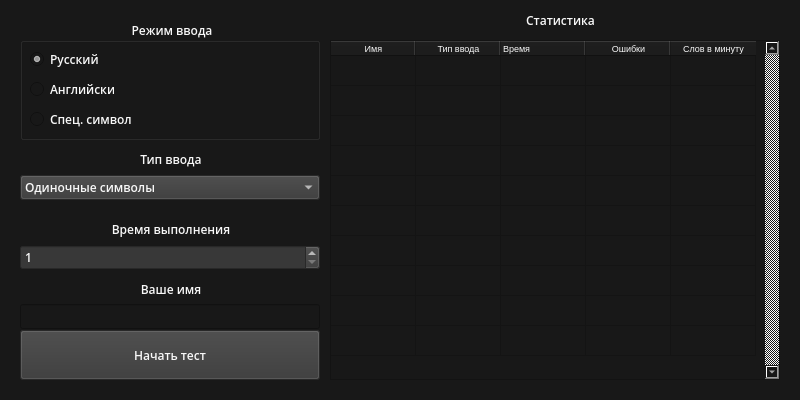
<?xml version="1.0" encoding="UTF-8"?>
<ui version="4.0">
 <class>MenuWidget</class>
 <widget class="QWidget" name="MenuWidget">
  <property name="geometry">
   <rect>
    <x>0</x>
    <y>0</y>
    <width>800</width>
    <height>400</height>
   </rect>
  </property>
  <property name="minimumSize">
   <size>
    <width>800</width>
    <height>400</height>
   </size>
  </property>
  <property name="maximumSize">
   <size>
    <width>800</width>
    <height>400</height>
   </size>
  </property>
  <property name="font">
   <font>
    <family>MS Shell Dlg 2</family>
   </font>
  </property>
  <property name="windowTitle">
   <string>KeyBoard-Typer</string>
  </property>
  <property name="windowIcon">
   <iconset resource="../../src.qrc">
    <normaloff>:/logo/src/logo.ico</normaloff>:/logo/src/logo.ico</iconset>
  </property>
  <property name="styleSheet">
   <string notr="true">color:#f8f8f8;
background-color:#181818;</string>
  </property>
  <widget class="QGroupBox" name="groupBox_main_lang">
   <property name="geometry">
    <rect>
     <x>20</x>
     <y>20</y>
     <width>300</width>
     <height>120</height>
    </rect>
   </property>
   <property name="font">
    <font>
     <family>Open Sans Semibold</family>
    </font>
   </property>
   <property name="layoutDirection">
    <enum>Qt::LeftToRight</enum>
   </property>
   <property name="styleSheet">
    <string notr="true"/>
   </property>
   <property name="title">
    <string>Режим ввода</string>
   </property>
   <property name="alignment">
    <set>Qt::AlignCenter</set>
   </property>
   <widget class="QRadioButton" name="radioButton_ru">
    <property name="geometry">
     <rect>
      <x>10</x>
      <y>30</y>
      <width>84</width>
      <height>19</height>
     </rect>
    </property>
    <property name="font">
     <font>
      <family>Open Sans Semibold</family>
     </font>
    </property>
    <property name="text">
     <string>Русский</string>
    </property>
    <property name="checked">
     <bool>true</bool>
    </property>
   </widget>
   <widget class="QRadioButton" name="radioButton_en">
    <property name="geometry">
     <rect>
      <x>10</x>
      <y>60</y>
      <width>84</width>
      <height>19</height>
     </rect>
    </property>
    <property name="font">
     <font>
      <family>Open Sans Semibold</family>
     </font>
    </property>
    <property name="text">
     <string>Английский</string>
    </property>
   </widget>
   <widget class="QRadioButton" name="radioButton_spec">
    <property name="geometry">
     <rect>
      <x>10</x>
      <y>90</y>
      <width>101</width>
      <height>19</height>
     </rect>
    </property>
    <property name="font">
     <font>
      <family>Open Sans Semibold</family>
     </font>
    </property>
    <property name="text">
     <string>Спец. символы</string>
    </property>
   </widget>
  </widget>
  <widget class="QPushButton" name="pushButton_main_start">
   <property name="geometry">
    <rect>
     <x>20</x>
     <y>330</y>
     <width>300</width>
     <height>50</height>
    </rect>
   </property>
   <property name="minimumSize">
    <size>
     <width>300</width>
     <height>50</height>
    </size>
   </property>
   <property name="maximumSize">
    <size>
     <width>300</width>
     <height>50</height>
    </size>
   </property>
   <property name="font">
    <font>
     <family>Open Sans Semibold</family>
    </font>
   </property>
   <property name="styleSheet">
    <string notr="true">background-color:#383838;</string>
   </property>
   <property name="text">
    <string>Начать тест</string>
   </property>
  </widget>
  <widget class="QLabel" name="label_main_stat">
   <property name="geometry">
    <rect>
     <x>510</x>
     <y>10</y>
     <width>101</width>
     <height>20</height>
    </rect>
   </property>
   <property name="font">
    <font>
     <family>Open Sans Semibold</family>
    </font>
   </property>
   <property name="text">
    <string>Статистика</string>
   </property>
   <property name="alignment">
    <set>Qt::AlignCenter</set>
   </property>
  </widget>
  <widget class="QWidget" name="layoutWidget">
   <property name="geometry">
    <rect>
     <x>20</x>
     <y>220</y>
     <width>302</width>
     <height>50</height>
    </rect>
   </property>
   <layout class="QVBoxLayout" name="verticalLayout">
    <item>
     <widget class="QLabel" name="label_2">
      <property name="font">
       <font>
        <family>Open Sans Semibold</family>
       </font>
      </property>
      <property name="text">
       <string>Время выполнения</string>
      </property>
      <property name="alignment">
       <set>Qt::AlignCenter</set>
      </property>
     </widget>
    </item>
    <item>
     <widget class="QSpinBox" name="spinBox_main_time">
      <property name="sizePolicy">
       <sizepolicy hsizetype="Fixed" vsizetype="Fixed">
        <horstretch>0</horstretch>
        <verstretch>0</verstretch>
       </sizepolicy>
      </property>
      <property name="minimumSize">
       <size>
        <width>300</width>
        <height>25</height>
       </size>
      </property>
      <property name="maximumSize">
       <size>
        <width>300</width>
        <height>25</height>
       </size>
      </property>
      <property name="font">
       <font>
        <family>Open Sans Semibold</family>
       </font>
      </property>
      <property name="styleSheet">
       <string notr="true">background-color:#383838;</string>
      </property>
      <property name="minimum">
       <number>1</number>
      </property>
      <property name="maximum">
       <number>6</number>
      </property>
      <property name="stepType">
       <enum>QAbstractSpinBox::DefaultStepType</enum>
      </property>
      <property name="displayIntegerBase">
       <number>10</number>
      </property>
     </widget>
    </item>
   </layout>
  </widget>
  <widget class="QWidget" name="layoutWidget">
   <property name="geometry">
    <rect>
     <x>20</x>
     <y>150</y>
     <width>302</width>
     <height>50</height>
    </rect>
   </property>
   <layout class="QVBoxLayout" name="verticalLayout_2">
    <item>
     <widget class="QLabel" name="label">
      <property name="font">
       <font>
        <family>Open Sans Semibold</family>
       </font>
      </property>
      <property name="text">
       <string>Тип ввода</string>
      </property>
      <property name="alignment">
       <set>Qt::AlignCenter</set>
      </property>
     </widget>
    </item>
    <item>
     <widget class="QComboBox" name="comboBox_main_type">
      <property name="minimumSize">
       <size>
        <width>300</width>
        <height>25</height>
       </size>
      </property>
      <property name="maximumSize">
       <size>
        <width>300</width>
        <height>25</height>
       </size>
      </property>
      <property name="font">
       <font>
        <family>Open Sans Semibold</family>
       </font>
      </property>
      <property name="styleSheet">
       <string notr="true">background-color:#383838;</string>
      </property>
      <item>
       <property name="text">
        <string>Одиночные символы</string>
       </property>
      </item>
      <item>
       <property name="text">
        <string>Слова</string>
       </property>
      </item>
      <item>
       <property name="text">
        <string>Текст</string>
       </property>
      </item>
     </widget>
    </item>
   </layout>
  </widget>
  <widget class="QTableWidget" name="tableWidget_main_stat">
   <property name="geometry">
    <rect>
     <x>330</x>
     <y>40</y>
     <width>450</width>
     <height>340</height>
    </rect>
   </property>
   <property name="minimumSize">
    <size>
     <width>450</width>
     <height>340</height>
    </size>
   </property>
   <property name="maximumSize">
    <size>
     <width>430</width>
     <height>340</height>
    </size>
   </property>
   <property name="font">
    <font>
     <family>Open Sans Semibold</family>
     <pointsize>9</pointsize>
    </font>
   </property>
   <property name="styleSheet">
    <string notr="true">color:#f8f8f8;</string>
   </property>
   <property name="frameShape">
    <enum>QFrame::StyledPanel</enum>
   </property>
   <property name="frameShadow">
    <enum>QFrame::Sunken</enum>
   </property>
   <property name="lineWidth">
    <number>1</number>
   </property>
   <property name="verticalScrollBarPolicy">
    <enum>Qt::ScrollBarAlwaysOn</enum>
   </property>
   <property name="horizontalScrollBarPolicy">
    <enum>Qt::ScrollBarAlwaysOff</enum>
   </property>
   <property name="sizeAdjustPolicy">
    <enum>QAbstractScrollArea::AdjustIgnored</enum>
   </property>
   <property name="autoScrollMargin">
    <number>8</number>
   </property>
   <property name="editTriggers">
    <set>QAbstractItemView::NoEditTriggers</set>
   </property>
   <property name="tabKeyNavigation">
    <bool>false</bool>
   </property>
   <property name="showDropIndicator" stdset="0">
    <bool>false</bool>
   </property>
   <property name="dragDropOverwriteMode">
    <bool>false</bool>
   </property>
   <property name="selectionMode">
    <enum>QAbstractItemView::NoSelection</enum>
   </property>
   <property name="showGrid">
    <bool>true</bool>
   </property>
   <property name="gridStyle">
    <enum>Qt::SolidLine</enum>
   </property>
   <property name="sortingEnabled">
    <bool>true</bool>
   </property>
   <property name="wordWrap">
    <bool>true</bool>
   </property>
   <property name="cornerButtonEnabled">
    <bool>false</bool>
   </property>
   <attribute name="horizontalHeaderVisible">
    <bool>true</bool>
   </attribute>
   <attribute name="horizontalHeaderCascadingSectionResizes">
    <bool>false</bool>
   </attribute>
   <attribute name="horizontalHeaderMinimumSectionSize">
    <number>20</number>
   </attribute>
   <attribute name="horizontalHeaderDefaultSectionSize">
    <number>85</number>
   </attribute>
   <attribute name="horizontalHeaderHighlightSections">
    <bool>false</bool>
   </attribute>
   <attribute name="horizontalHeaderShowSortIndicator" stdset="0">
    <bool>false</bool>
   </attribute>
   <attribute name="verticalHeaderVisible">
    <bool>false</bool>
   </attribute>
   <attribute name="verticalHeaderMinimumSectionSize">
    <number>30</number>
   </attribute>
   <attribute name="verticalHeaderDefaultSectionSize">
    <number>30</number>
   </attribute>
   <attribute name="verticalHeaderHighlightSections">
    <bool>false</bool>
   </attribute>
   <row>
    <property name="text">
     <string>Новая строка</string>
    </property>
   </row>
   <row>
    <property name="text">
     <string>Новая строка</string>
    </property>
   </row>
   <row>
    <property name="text">
     <string>Новая строка</string>
    </property>
   </row>
   <row>
    <property name="text">
     <string>Новая строка</string>
    </property>
   </row>
   <row>
    <property name="text">
     <string>Новая строка</string>
    </property>
   </row>
   <row>
    <property name="text">
     <string>Новая строка</string>
    </property>
   </row>
   <row>
    <property name="text">
     <string>Новая строка</string>
    </property>
   </row>
   <row>
    <property name="text">
     <string>Новая строка</string>
    </property>
   </row>
   <row>
    <property name="text">
     <string>Новая строка</string>
    </property>
   </row>
   <row>
    <property name="text">
     <string>Новая строка</string>
    </property>
   </row>
   <column>
    <property name="text">
     <string>Имя</string>
    </property>
    <property name="font">
     <font>
      <pointsize>7</pointsize>
     </font>
    </property>
   </column>
   <column>
    <property name="text">
     <string>Тип ввода</string>
    </property>
    <property name="font">
     <font>
      <pointsize>7</pointsize>
     </font>
    </property>
   </column>
   <column>
    <property name="text">
     <string>Время</string>
    </property>
    <property name="font">
     <font>
      <pointsize>7</pointsize>
     </font>
    </property>
    <property name="textAlignment">
     <set>AlignLeading|AlignVCenter</set>
    </property>
   </column>
   <column>
    <property name="text">
     <string>Ошибки</string>
    </property>
    <property name="font">
     <font>
      <pointsize>7</pointsize>
     </font>
    </property>
   </column>
   <column>
    <property name="text">
     <string>Слов в минуту</string>
    </property>
    <property name="font">
     <font>
      <pointsize>7</pointsize>
     </font>
    </property>
   </column>
  </widget>
  <widget class="QWidget" name="layoutWidget">
   <property name="geometry">
    <rect>
     <x>20</x>
     <y>280</y>
     <width>302</width>
     <height>49</height>
    </rect>
   </property>
   <layout class="QVBoxLayout" name="verticalLayout_3">
    <item>
     <widget class="QLabel" name="label_3">
      <property name="font">
       <font>
        <family>Open Sans Semibold</family>
       </font>
      </property>
      <property name="text">
       <string>Ваше имя</string>
      </property>
      <property name="alignment">
       <set>Qt::AlignCenter</set>
      </property>
     </widget>
    </item>
    <item>
     <widget class="QLineEdit" name="lineEdit_main_username">
      <property name="minimumSize">
       <size>
        <width>300</width>
        <height>0</height>
       </size>
      </property>
      <property name="maximumSize">
       <size>
        <width>300</width>
        <height>16777215</height>
       </size>
      </property>
      <property name="font">
       <font>
        <family>Open Sans Semibold</family>
       </font>
      </property>
      <property name="styleSheet">
       <string notr="true"/>
      </property>
     </widget>
    </item>
   </layout>
  </widget>
 </widget>
 <resources>
  <include location="../../src.qrc"/>
 </resources>
 <connections/>
</ui>
